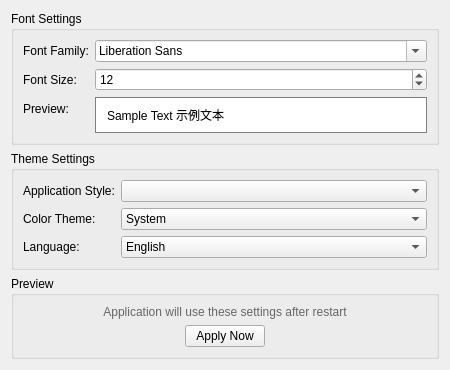
<?xml version="1.0" encoding="UTF-8"?>
<ui version="4.0">
 <class>AppearancePreference</class>
 <widget class="QWidget" name="AppearancePreference">
  <property name="geometry">
   <rect>
    <x>0</x>
    <y>0</y>
    <width>450</width>
    <height>350</height>
   </rect>
  </property>
  <property name="windowTitle">
   <string>Appearance</string>
  </property>
  <layout class="QVBoxLayout" name="verticalLayout">
   <item>
    <widget class="QGroupBox" name="fontGroupBox">
     <property name="title">
      <string>Font Settings</string>
     </property>
     <layout class="QFormLayout" name="fontFormLayout">
      <item row="0" column="0">
       <widget class="QLabel" name="fontFamilyLabel">
        <property name="text">
         <string>Font Family:</string>
        </property>
       </widget>
      </item>
      <item row="0" column="1">
       <widget class="QFontComboBox" name="fontFamilyComboBox"/>
      </item>
      <item row="1" column="0">
       <widget class="QLabel" name="fontSizeLabel">
        <property name="text">
         <string>Font Size:</string>
        </property>
       </widget>
      </item>
      <item row="1" column="1">
       <widget class="QSpinBox" name="fontSizeSpinBox">
        <property name="minimum">
         <number>6</number>
        </property>
        <property name="maximum">
         <number>72</number>
        </property>
        <property name="value">
         <number>12</number>
        </property>
       </widget>
      </item>
      <item row="2" column="0">
       <widget class="QLabel" name="fontPreviewLabel">
        <property name="text">
         <string>Preview:</string>
        </property>
       </widget>
      </item>
      <item row="2" column="1">
       <widget class="QLabel" name="fontPreview">
        <property name="text">
         <string>Sample Text 示例文本</string>
        </property>
        <property name="styleSheet">
         <string>border: 1px solid gray; padding: 8px; background-color: white;</string>
        </property>
       </widget>
      </item>
     </layout>
    </widget>
   </item>
   <item>
    <widget class="QGroupBox" name="themeGroupBox">
     <property name="title">
      <string>Theme Settings</string>
     </property>
     <layout class="QFormLayout" name="themeFormLayout">
      <item row="0" column="0">
       <widget class="QLabel" name="styleLabel">
        <property name="text">
         <string>Application Style:</string>
        </property>
       </widget>
      </item>
      <item row="0" column="1">
       <widget class="QComboBox" name="styleComboBox"/>
      </item>
      <item row="1" column="0">
       <widget class="QLabel" name="colorThemeLabel">
        <property name="text">
         <string>Color Theme:</string>
        </property>
       </widget>
      </item>
      <item row="1" column="1">
       <widget class="QComboBox" name="colorThemeComboBox">
        <item>
         <property name="text">
          <string>System</string>
         </property>
        </item>
        <item>
         <property name="text">
          <string>Light</string>
         </property>
        </item>
        <item>
         <property name="text">
          <string>Dark</string>
         </property>
        </item>
       </widget>
      </item>
      <item row="2" column="0">
       <widget class="QLabel" name="languageLabel">
        <property name="text">
         <string>Language:</string>
        </property>
       </widget>
      </item>
      <item row="2" column="1">
       <widget class="QComboBox" name="languageComboBox">
        <item>
         <property name="text">
          <string>English</string>
         </property>
        </item>
        <item>
         <property name="text">
          <string>Chinese</string>
         </property>
        </item>
       </widget>
      </item>
     </layout>
    </widget>
   </item>
   <item>
    <widget class="QGroupBox" name="previewGroupBox">
     <property name="title">
      <string>Preview</string>
     </property>
     <layout class="QVBoxLayout" name="previewLayout">
      <item>
       <widget class="QLabel" name="previewLabel">
        <property name="text">
         <string>Application will use these settings after restart</string>
        </property>
        <property name="alignment">
         <set>Qt::AlignCenter</set>
        </property>
        <property name="styleSheet">
         <string>color: #666;</string>
        </property>
       </widget>
      </item>
      <item>
       <layout class="QHBoxLayout" name="previewButtonLayout">
        <item>
         <spacer name="horizontalSpacer">
          <property name="orientation">
           <enum>Qt::Horizontal</enum>
          </property>
          <property name="sizeHint" stdset="0">
           <size>
            <width>40</width>
            <height>20</height>
           </size>
          </property>
         </spacer>
        </item>
        <item>
         <widget class="QPushButton" name="applyButton">
          <property name="text">
           <string>Apply Now</string>
          </property>
         </widget>
        </item>
        <item>
         <spacer name="horizontalSpacer_2">
          <property name="orientation">
           <enum>Qt::Horizontal</enum>
          </property>
          <property name="sizeHint" stdset="0">
           <size>
            <width>40</width>
            <height>20</height>
           </size>
          </property>
         </spacer>
        </item>
       </layout>
      </item>
     </layout>
    </widget>
   </item>
   <item>
    <spacer name="verticalSpacer">
     <property name="orientation">
      <enum>Qt::Vertical</enum>
     </property>
     <property name="sizeHint" stdset="0">
      <size>
       <width>20</width>
       <height>40</height>
      </size>
     </property>
    </spacer>
   </item>
  </layout>
 </widget>
 <resources/>
 <connections/>
</ui>
